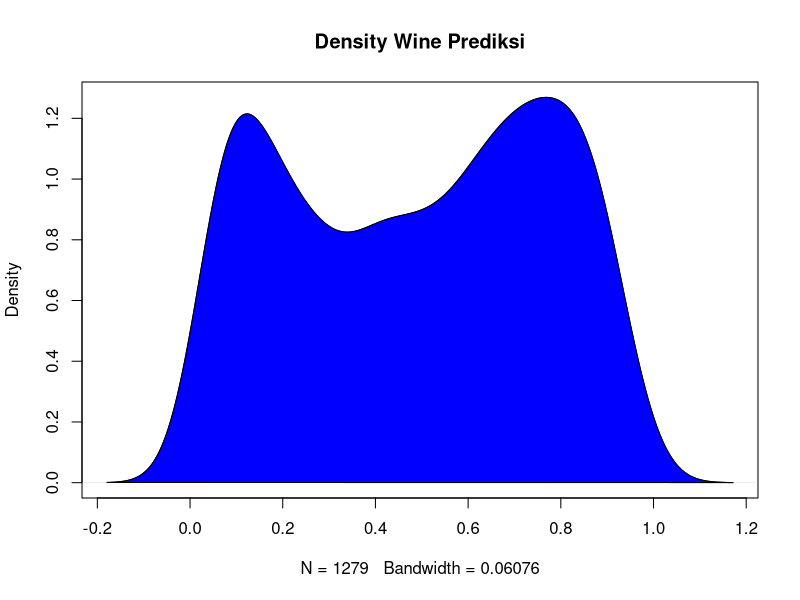

Reproduce this figure in R. (Note: this script raises an error after producing the figure.)
## ---- chunk 1

library(gtools)
library(GGally)
library(gmodels)
library(class)
library(caret)
library(dplyr)
library(rsample)
## ---- chunk 2
wine <- read.csv("winequality-red.csv")
head(wine)
## ---- chunk 3
wine$class <- ifelse(wine$quality <= 5 , "Not Good" , "Good")
## ---- chunk 4
glimpse(wine)
## ---- chunk 5
wine_clean <- wine %>% 
            mutate(class = as.factor(class)) %>% 
            select(-quality)
glimpse(wine_clean)
## ---- chunk 6
colSums(is.na(wine_clean))
## ---- chunk 7
RNGkind(sample.kind = "Rounding")
set.seed(105)
intrain <- initial_split(data = wine_clean, prop = 0.8, strata = class)
wine.train <- training(intrain)
wine.test <- training(intrain)

## ---- chunk 8
prop.table(table(wine.train$class))
prop.table(table(wine.test$class))
## ---- chunk 9
wine.up <- upSample(x = wine.train %>% select(-class),
                    y = wine.test$class,
                    yname = "class")

prop.table(table(wine.up$class))
                  
## ---- chunk 10
model.wine <- glm(class ~ ., wine.up,family = "binomial")
summary(model.wine)
## ---- chunk 11
model.wine2 <- step(model.wine, direction = "backward")
## ---- chunk 12
summary(model.wine2)
## ---- chunk 13
#alchohol
inv.logit(-0.905412)
## ---- chunk 14
wine.test$prediksi <- predict(object = model.wine2,
                              newdata = wine.test,
                              type = "response")
                                  
                      
## ---- chunk 15
plot.wine <- density(wine.test$prediksi)
plot(plot.wine, main = "Density Wine Prediksi")
polygon(plot.wine, col="blue", border="black")
## ---- chunk 16
wine.test$pred.label <- ifelse(wine.test$prediksi < 0.5, "Not Good" , "Good" )

wine.test$pred.label <- as.factor(wine.test$pred.label)
str(wine.test)
## ---- chunk 17
wine.test %>% 
  select(class,prediksi,pred.label)
## ---- chunk 18
wine.conf <- confusionMatrix(wine.test$pred.label, wine.test$class, positive = "Not Good")
wine.conf
## ---- chunk 19
wine.scale <- wine.up %>% 
  mutate(class = as.factor(class))
  
  
## ---- chunk 20
RNGkind(sample.kind = "Rounding")
set.seed(105)
init <- initial_split(wine.up, prop = 0.8, strara = "class")
ws.train <- training(init)
ws.test <- testing(init)



## ---- chunk 21
prop.table(table(ws.train$class))
prop.table(table(ws.test$class))
## ---- chunk 22
#Prediktor
ws.train.x <- ws.train %>% 
  select(-class)

ws.test.x <- ws.test %>% 
  select(-class)

#Target
ws.train.y <- ws.train %>% 
  select(class)

ws.test.y <- ws.test %>% 
  select(class)
## ---- chunk 23
ws.train.xs <- ws.train.x %>% 
              select_if(is.numeric) %>% 
              scale()

ws.test.xs <- ws.test.x %>% 
              select_if(is.numeric) %>% 
              scale()
## ---- chunk 24
sqrt(nrow(ws.train.x))
## ---- chunk 25
wine.prediksi <- knn(train = ws.train.xs, 
                     test = ws.test.xs,
                     cl = ws.train.y$class,
                     k = 33)
head(wine.prediksi)
## ---- chunk 26
confusionMatrix(data = wine.prediksi,
                reference = as.factor(ws.test.y$class),
                positive = "Not Good")
